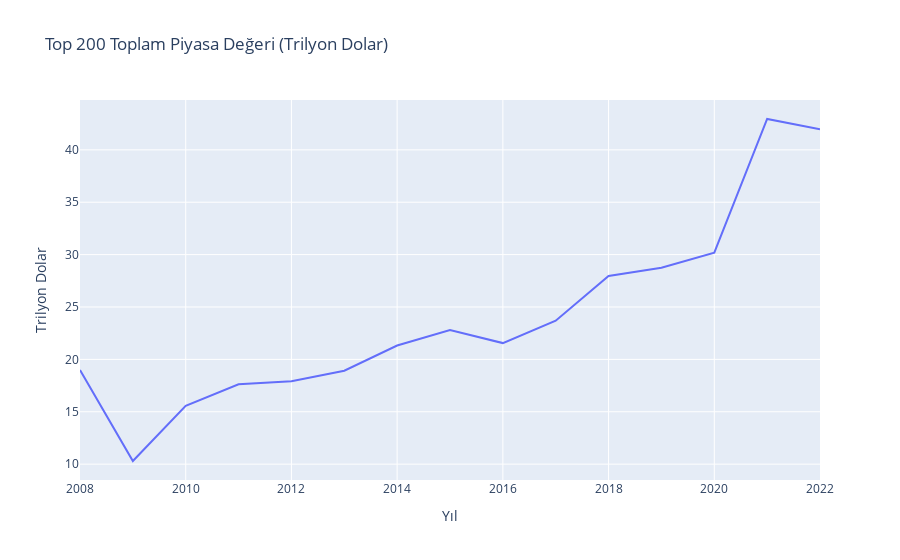

The code cell stored with this chart in its notebook:
### Code cell
import pandas as pd
import plotly.express as px


market_values = data_set.groupby('Year')['Market_Value'].sum().reset_index()


market_values['Market_Value'] = market_values['Market_Value'] / 10**6


fig = px.line(market_values, x='Year', y='Market_Value', title='Top 200 Toplam Piyasa Değeri (Trilyon Dolar)',
              labels={'Year': 'Yıl', 'Market_Value': 'Trilyon Dolar'})

fig.show()

### Figure 1 — Plotly figure (JSON) as saved in the notebook; plotly's stock layout.template omitted (floating-point values rounded to 4 significant figures)
{"data": [{"hovertemplate": "Yıl=%{x}<br>Trilyon Dolar=%{y}<extra></extra>", "legendgroup": "", "line": {"color": "#636efa", "dash": "solid"}, "marker": {"symbol": "circle"}, "mode": "lines", "name": "", "orientation": "v", "showlegend": false, "type": "scatter", "x": [2008, 2009, 2010, 2011, 2012, 2013, 2014, 2015, 2016, 2017, 2018, 2019, 2020, 2021, 2022], "xaxis": "x", "y": [18.99, 10.3, 15.57, 17.63, 17.92, 18.91, 21.33, 22.79, 21.56, 23.69, 27.96, 28.74, 30.18, 42.94, 41.96], "yaxis": "y"}], "layout": {"legend": {"tracegroupgap": 0}, "title": {"text": "Top 200 Toplam Piyasa Değeri (Trilyon Dolar)"}, "xaxis": {"anchor": "y", "domain": [0, 1], "title": {"text": "Yıl"}}, "yaxis": {"anchor": "x", "domain": [0, 1], "title": {"text": "Trilyon Dolar"}}}}
